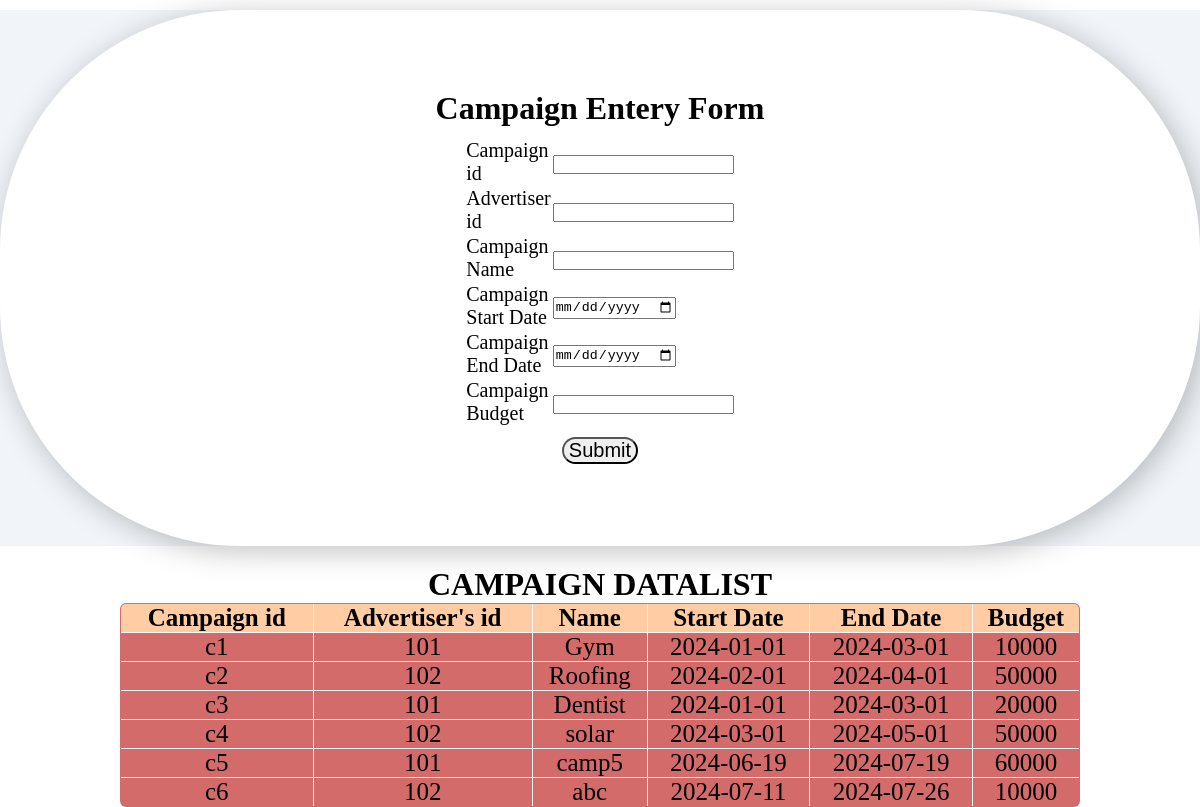
The page /XAMPP/htdocs/campaign.php on the database its author committed.
### tables this page shows
CREATE TABLE `campaign` (
  `CAMPAIGN_id` varchar(10) NOT NULL,
  `ADVERTISERS_id` smallint(10) NOT NULL,
  `CAMPAIGN_name` varchar(50) NOT NULL,
  `CAMPAIGN_start` date NOT NULL,
  `CAMPAIGN_end` date NOT NULL,
  `CAMPAIGN_budget` bigint(20) NOT NULL
);

### XAMPP/htdocs/campaign.php (the view, shortened to what this page needs)
<!DOCTYPE html>
<html>
<head>
</head>
<body>
    <div class="memory_back">
        <div class='memories__card'>
            <div align="center">
                <h1>Campaign Entery Form</h1>
            </div>
            <form action="insert_campaign.php" method="post" class="insert_form">
                <table align="center" style="font-size: 20px;" width="25%" class="form_table">
                    <tr>
                        <td>
                            <label>Campaign id</label>
                        </td>
                        <td><input type="text" name="CAMPAIGN_id" /></td>
                    </tr>
                    <tr>
                        <td>
                            <label>Advertiser id</label>
                        </td>
                        <td><input type="number" name="ADVERTISERS_id" /></td>
                    </tr>
                    <tr>
                        <td>
                            <label>Campaign Name</label>
                        </td>
                        <td><input type="text" name="CAMPAIGN_name" /></td>
                    </tr>
                    <tr>
                        <td>
                            <label>Campaign Start Date</label>
                        </td>
                        <td><input type="date" name="CAMPAIGN_start" /></td>
                    </tr>
                    <tr>
                        <td>
                            <label>Campaign End Date</label>
                        </td>
                        <td><input type="date" name="CAMPAIGN_end" /></td>
                    </tr>
                    <tr>
                        <td>
                            <label>Campaign Budget</label>
                        </td>
                        <td><input type="number" name="CAMPAIGN_budget" /></td>
                    </tr>
                    <tr>
                        <td colspan="2" align="center" class="submit_btn">
                            <input type="submit" name="save" value="Submit" class="submit_btn" />
                        </td>
                    </tr>
                </table>
            </form>
        </div>
    </div>
</body>
</html>
<?php
    $servername = "localhost";
    $username = "root";
    $password = "";
    $dbname = "dam";
    $conn = mysqli_connect($servername, $username, $password, $dbname);
    $sql1 = "SELECT * FROM `campaign`";
    $result = mysqli_query($conn, $sql1);
    $rows = mysqli_num_rows($result);
    echo "<center><h1>CAMPAIGN DATALIST</h1></center>";
    if($rows > 0)
    {
        echo
        "<center>
        <table border=1 width=80% class=datalist_table>
        <tr>
            <th>Campaign id</th>
            <th>Advertiser's id</th>
            <th>Name</th>
            <th>Start Date</th>
            <th>End Date</th>
            <th>Budget</th>
        </tr>";
        while($row = mysqli_fetch_assoc($result))
        {
            echo
            "<tr>
                <td>". $row["CAMPAIGN_id"]."</td>
                <td>".$row["ADVERTISERS_id"]."</td>
                <td>".$row["CAMPAIGN_name"]."</td>
                <td>".$row["CAMPAIGN_start"]."</td>
                <td>".$row["CAMPAIGN_end"]."</td>
                <td>".$row["CAMPAIGN_budget"]."</td>
            </tr>";
        }
        echo
        "</table>
        </center>";
    }
?>

### XAMPP/htdocs/campaign.php (style rules this page uses)
:root { --primary-color: #3d5cb8; --primary-color-dark: #334c99; --text-dark: #0f172a; --text-light: #64748b; --extra-light: #f1f5f9; --white: #ffffff; --max-width: 1200px; --light-orange: #d46b6b; --dark-bluesh: #223e52; }
* { padding: 0; margin: 0; box-sizing: border-box; }
.memory_back { background-color: var(--extra-light); }
.memories__card { padding: 5rem 4rem; text-align: center; border-radius: 15rem; background-color: var(--white); box-shadow: 5px 5px 30px rgba(0, 0, 0, 0.25); justify-content: space-around; align-items: center; margin-top: 10px; margin-bottom: 20px; }
.insert_form { margin-top: 10px; justify-content: center; width: 100%; align-items: center; display: flex; }
.insert_form .submit_btn { font-size: 20px; margin-top: 10px; padding-left: 5px; padding-right: 5px; border-radius: 15px; }

### rows shown on the page
campaign: CAMPAIGN_id "c1", ADVERTISERS "101", CAMPAIGN_name "Gym", CAMPAIGN_start "2024-01-01", CAMPAIGN_end "2024-03-01", CAMPAIGN_budget "10000"
campaign: CAMPAIGN_id "c2", ADVERTISERS "102", CAMPAIGN_name "Roofing", CAMPAIGN_start "2024-02-01", CAMPAIGN_end "2024-04-01", CAMPAIGN_budget "50000"
campaign: CAMPAIGN_id "c3", ADVERTISERS "101", CAMPAIGN_name "Dentist", CAMPAIGN_start "2024-01-01", CAMPAIGN_end "2024-03-01", CAMPAIGN_budget "20000"
campaign: CAMPAIGN_id "c4", ADVERTISERS "102", CAMPAIGN_name "solar", CAMPAIGN_start "2024-03-01", CAMPAIGN_end "2024-05-01", CAMPAIGN_budget "50000"
campaign: CAMPAIGN_id "c5", ADVERTISERS "101", CAMPAIGN_name "camp5", CAMPAIGN_start "2024-06-19", CAMPAIGN_end "2024-07-19", CAMPAIGN_budget "60000"
campaign: CAMPAIGN_id "c6", ADVERTISERS "102", CAMPAIGN_name "abc", CAMPAIGN_start "2024-07-11", CAMPAIGN_end "2024-07-26", CAMPAIGN_budget "10000"
